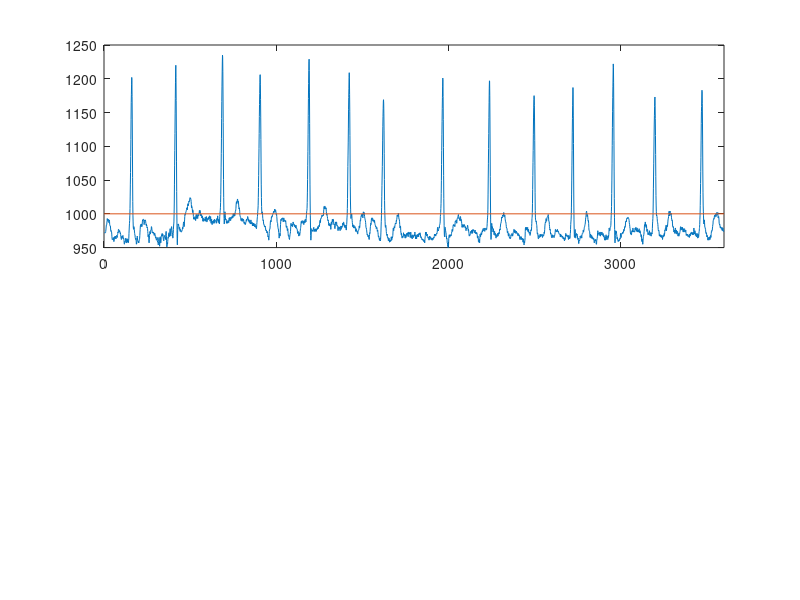

The MATLAB script that drew this image: (Note: this script raises an error after producing the figure.)
clear;clc;
load Sample_7
Threshold=1000;
Data=Orig_Sig;
figure(1);
subplot(2,1,1)
plot(Data);
xlim([0 3600]);
hold on
plot([0,length(Data)],[Threshold,Threshold]);
hold off
Data=highpass(Data,pi)
Data(Data<Threshold)=Threshold;
subplot(2,1,2)
plot(Data);
[n,m]=findpeaks(Data);
xlim([0 3600]);
ylim([800 1500]); 
